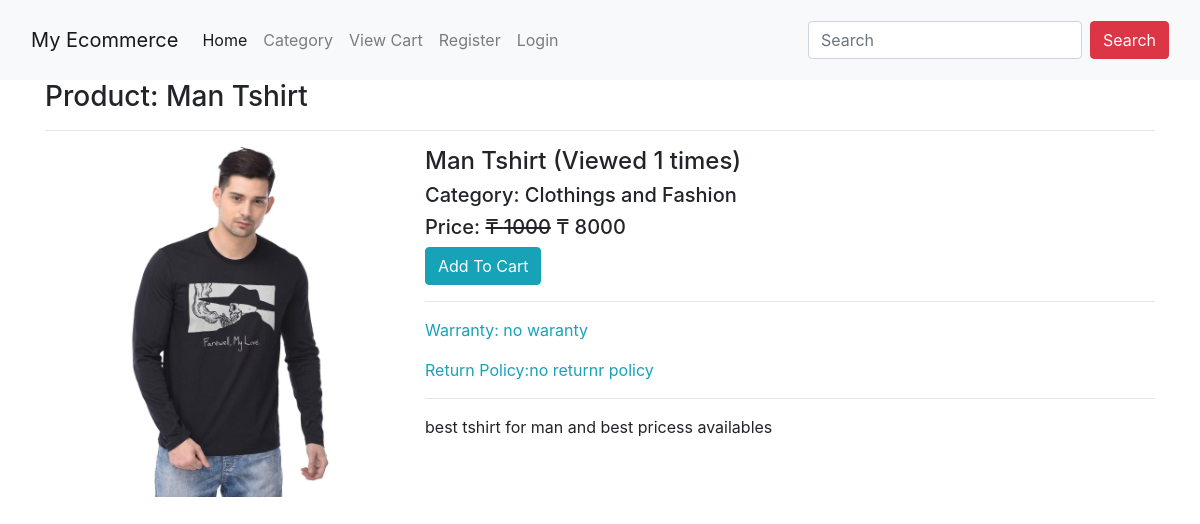
Page /college/product/man-tshirt/ on the committed database.
### college/models.py (models this page shows, shortened)
class Product(models.Model):
    title = models.CharField(max_length=200)
    slug = models.SlugField(unique=True)
    category = models.ForeignKey(Category, on_delete=models.CASCADE)
    image = models.ImageField(upload_to="products")
    marked_price = models.PositiveIntegerField()
    selling_price = models.PositiveIntegerField()
    description = models.TextField()
    warranty = models.CharField(max_length=300, null=True, blank=True)
    return_policy = models.CharField(max_length=300, null=True, blank=True)
    view_count = models.PositiveIntegerField(default=0)

class Category(models.Model):
    title = models.CharField(max_length=200)
    slug = models.SlugField(unique=True)
    def __str__(self):
        return self.title

### college/views.py (the view)
# urls.py: path("product/<slug:slug>/", ProductDetailView.as_view(), name="productdetail"),
class ProductDetailView(EcomMixin,TemplateView):
    template_name = "college/product_detail.html"
    def get_context_data(self, **kwargs):
        context = super().get_context_data(**kwargs)
        url_slug = self.kwargs['slug']
        product = Product.objects.get(slug=url_slug)
        product.view_count += 1
        product.save()
        context['product'] = product
        return context

### college/views.py (called while the page is built)
    def dispatch(self, request, *args, **kwargs):
        cart_id = request.session.get("cart_id")
        if cart_id:
            cart_obj = Cart.objects.get(id=cart_id)
            if request.user.is_authenticated and request.user.customer:
                cart_obj.customer = request.user.customer
                cart_obj.save()
        return super().dispatch(request, *args, **kwargs)

### college/templates/college/product_detail.html (shortened to what this page needs)
{% extends 'base.html' %}
{% block content %}
<div class="container">
    <h3>Product: {{product.title}}</h3><hr>
    <div class="row">
        <div class="col-md-4">
        <img src="/media/{{product.image}}" class="card-img-top" alt="...">
        </div>
           <div class="col-md-8">
            <h4>{{product.title}} (Viewed {{product.view_count}} times)</h4>
            <h5>Category: {{product.category}}</h5>
            <h5>Price: <strike>₸ {{product.marked_price}}</strike> ₸ {{product.selling_price}}</h5>
            <a  class="btn btn-info">Add To Cart</a>
            <hr>
            <p class="text-info">Warranty: {{product.warranty}}</p>
            <p class="text-info">Return Policy:{{product.return_policy}}</p>
            <hr>
            <p>{{product.description}}</p>
        </div>
    </div>
</div>
{% endblock %}

### rows in the picture
Product: title "Man Tshirt", image (picture), view_count "1", category "Clothings and Fashion", marked_price "1000", selling_price "8000", warranty "no waranty", return_policy "no returnr policy", description "best tshirt for man and best pricess availables"
